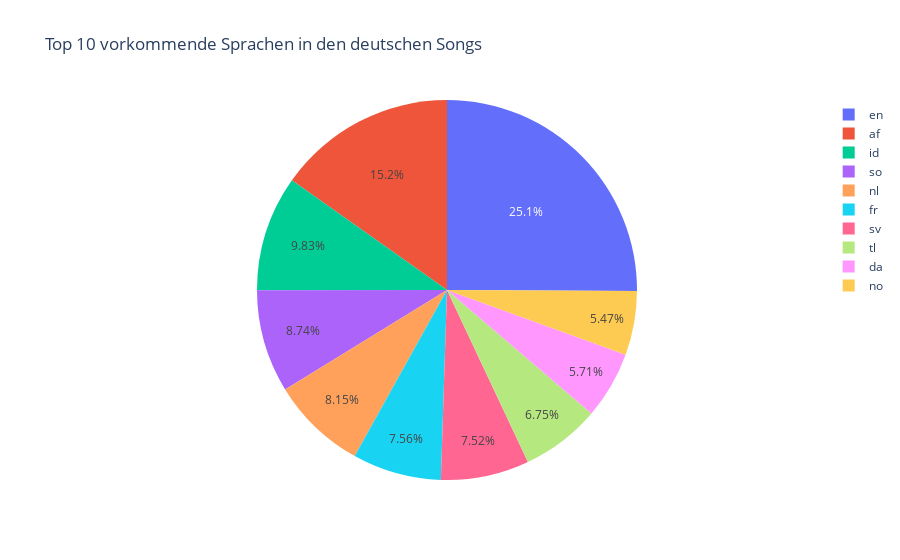

This figure's notebook cell:
### Code cell
import plotly.graph_objs as go

fig = go.Figure(data=[go.Pie(labels=top_languages.index, values=top_languages.values)])

fig.update_layout(title='Top 10 vorkommende Sprachen in den deutschen Songs')
fig.show()

fig.write_html("../images/top_ten_languages_pie.html")

### Figure 1 — Plotly figure (JSON) as saved in the notebook; plotly's stock layout.template omitted (floating-point values rounded to 4 significant figures)
{"data": [{"labels": ["en", "af", "id", "so", "nl", "fr", "sv", "tl", "da", "no"], "type": "pie", "values": [3416, 2071, 1339, 1191, 1111, 1030, 1024, 919, 778, 745]}], "layout": {"title": {"text": "Top 10 vorkommende Sprachen in den deutschen Songs"}}}
